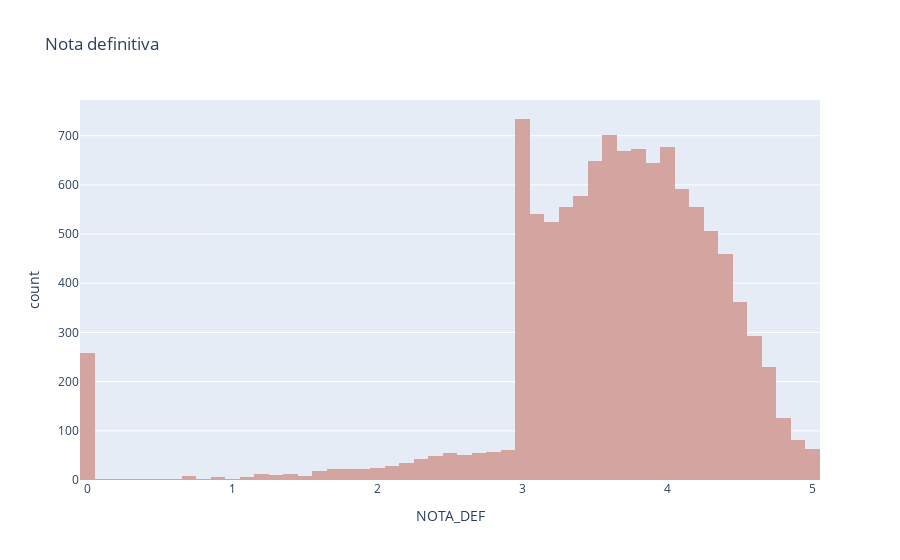

Notebook source saved alongside this figure:
### Code cell
#notas por programa
fig = px.histogram(filter_by_program, x="NOTA_DEF", title='Nota definitiva', color_discrete_sequence=["#D4A4A1"] )
fig.show()

### Figure 1 — Plotly figure (JSON) as saved in the notebook; plotly's stock layout.template omitted (floating-point values rounded to 4 significant figures; data arrays with more than 128 entries replaced by an {"elided": "..."} marker saying what was removed)
{"data": [{"alignmentgroup": "True", "bingroup": "x", "hovertemplate": "NOTA_DEF=%{x}<br>count=%{y}<extra></extra>", "legendgroup": "", "marker": {"color": "#D4A4A1", "pattern": {"shape": ""}}, "name": "", "offsetgroup": "", "orientation": "v", "showlegend": false, "type": "histogram", "x": {"elided": "11102 float values"}, "xaxis": "x", "yaxis": "y"}], "layout": {"barmode": "relative", "legend": {"tracegroupgap": 0}, "title": {"text": "Nota definitiva"}, "xaxis": {"anchor": "y", "domain": [0, 1], "title": {"text": "NOTA_DEF"}}, "yaxis": {"anchor": "x", "domain": [0, 1], "title": {"text": "count"}}}}
